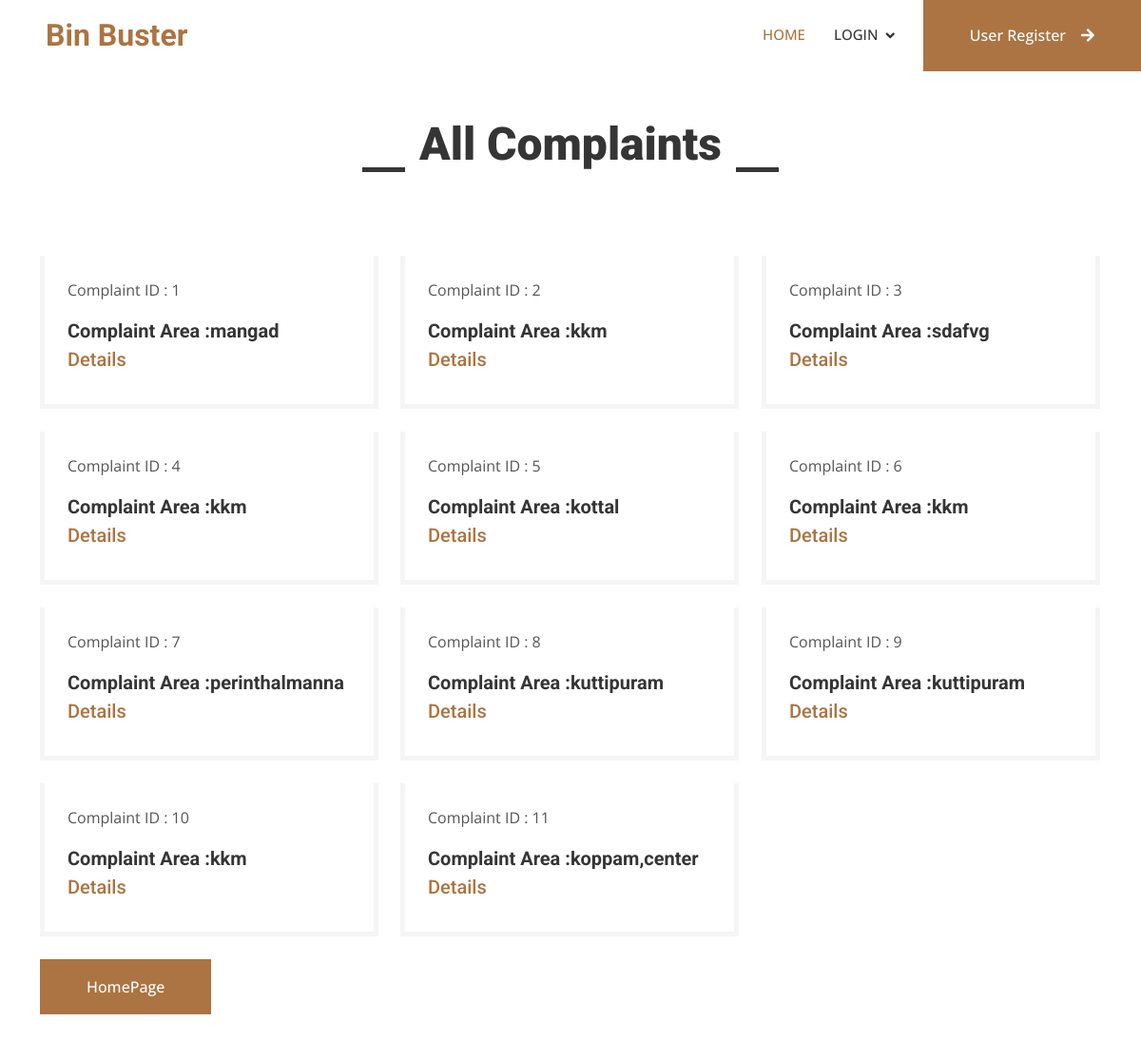
The page /viewcomplaint on the database its author committed.
### garbageapp/models.py (models this page shows)
class regcomp(models.Model):
    STATUS_CHOICES=[
        ('pending','Pending'),
        ('accepted','Accepted'),
        ('declained','Declained'),
    ]
    rarea=models.CharField(max_length=25)
    remail=models.CharField(max_length=25)
    username=models.CharField(max_length=25,default="username")
    raddress=models.CharField(max_length=50,null=True)
    rcomp=models.TextField()
    status=models.CharField(max_length=20,choices=STATUS_CHOICES,default='pending')

### garbageapp/views.py (the view)
# urls.py: path('viewcomplaint',views.viewcomplaint,name="viewcomplaint"),
def viewcomplaint(request):
    details=regcomp.objects.all()
    return render(request,"viewcomplaint.html",{'details':details})

### templates/viewcomplaint.html (shortened to what this page needs)
{% extends 'base.html' %}
{% block body %}
    <div class="container-xxl py-5">
        <div class="container">
            <div class="section-title text-center">
                <h1 class="display-5 mb-5">All Complaints</h1>
            </div>
            <div class="row mt-n2 wow fadeInUp" data-wow-delay="0.3s">
                <div class="col-12 text-center">
                </div>
            </div>
            <div class="row g-4 portfolio-container">
                {% for i in details %}
                <div class="col-lg-4 col-md-6 portfolio-item first wow fadeInUp" data-wow-delay="0.1s">
                    <div class="rounded overflow-hidden">
                        <div class="border border-5 border-light border-top-0 p-4">
                            <p> Complaint ID : {{i.id}}</p>
                            <h5 class="lh-base mb-0">Complaint Area :{{i.rarea}}</a>
                            <p class="text-primary fw-medium mb-2"><a href="viewcomplaint2/{{i.id}}">Details</a></p>
                        </div>
                    </div>
                </div>
                {% endfor %}
            </div><br>
            <a href="{% url 'admin2' %}" class="btn btn-primary py-3 px-5">HomePage</a>
        </div>
    </div>
{% endblock %}

### static/css/style.css (style rules this page uses)
:root { --primary: #AB7442; --light: #F5F5F5; --dark: #353535; }
.fw-medium { font-weight: 500 !important; }
.btn { font-weight: 500; transition: .5s; }
.btn.btn-primary, .btn.btn-secondary { color: #FFFFFF; }
.section-title h1 { position: relative; display: inline-block; padding: 0 60px; }
.section-title h1::before, .section-title h1::after { position: absolute; content: ""; width: 45px; height: 5px; bottom: 0; background: var(--dark); }
.section-title h1::before { left: 0; }
.section-title h1::after { right: 0; }

### rows shown on the page
regcomp: id "1", rarea "mangad"
regcomp: id "2", rarea "kkm"
regcomp: id "3", rarea "sdafvg"
regcomp: id "4", rarea "kkm"
regcomp: id "5", rarea "kottal"
regcomp: id "6", rarea "kkm"
regcomp: id "7", rarea "perinthalmanna"
regcomp: id "8", rarea "kuttipuram"
regcomp: id "9", rarea "kuttipuram"
regcomp: id "10", rarea "kkm"
regcomp: id "11", rarea "koppam,center"
